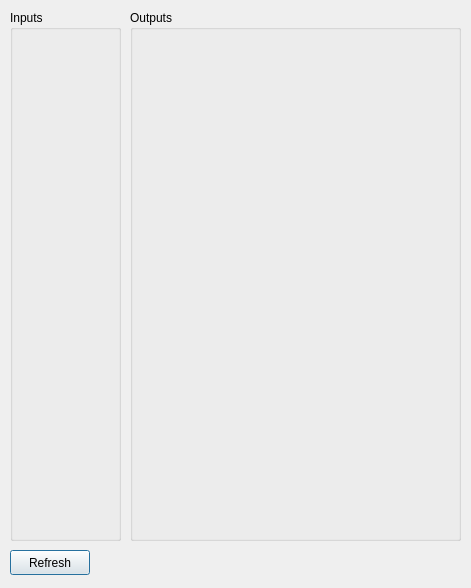
<?xml version="1.0" encoding="UTF-8"?>
<ui version="4.0">
 <class>MtbUniIOWindow</class>
 <widget class="QDialog" name="MtbUniIOWindow">
  <property name="geometry">
   <rect>
    <x>0</x>
    <y>0</y>
    <width>471</width>
    <height>588</height>
   </rect>
  </property>
  <property name="windowTitle">
   <string notr="true">Dialog</string>
  </property>
  <widget class="QGroupBox" name="gb_inputs">
   <property name="geometry">
    <rect>
     <x>10</x>
     <y>10</y>
     <width>111</width>
     <height>531</height>
    </rect>
   </property>
   <property name="sizePolicy">
    <sizepolicy hsizetype="Preferred" vsizetype="Preferred">
     <horstretch>0</horstretch>
     <verstretch>0</verstretch>
    </sizepolicy>
   </property>
   <property name="title">
    <string>Inputs</string>
   </property>
   <widget class="QWidget" name="gridLayoutWidget">
    <property name="geometry">
     <rect>
      <x>10</x>
      <y>30</y>
      <width>91</width>
      <height>491</height>
     </rect>
    </property>
    <layout class="QGridLayout" name="gl_inputs"/>
   </widget>
  </widget>
  <widget class="QGroupBox" name="gb_outputs">
   <property name="geometry">
    <rect>
     <x>130</x>
     <y>10</y>
     <width>331</width>
     <height>531</height>
    </rect>
   </property>
   <property name="title">
    <string>Outputs</string>
   </property>
   <widget class="QWidget" name="gridLayoutWidget_2">
    <property name="geometry">
     <rect>
      <x>10</x>
      <y>30</y>
      <width>311</width>
      <height>491</height>
     </rect>
    </property>
    <layout class="QGridLayout" name="gl_outputs"/>
   </widget>
  </widget>
  <widget class="QPushButton" name="b_refresh">
   <property name="geometry">
    <rect>
     <x>10</x>
     <y>550</y>
     <width>80</width>
     <height>25</height>
    </rect>
   </property>
   <property name="text">
    <string>Refresh</string>
   </property>
  </widget>
 </widget>
 <resources/>
 <connections/>
</ui>
